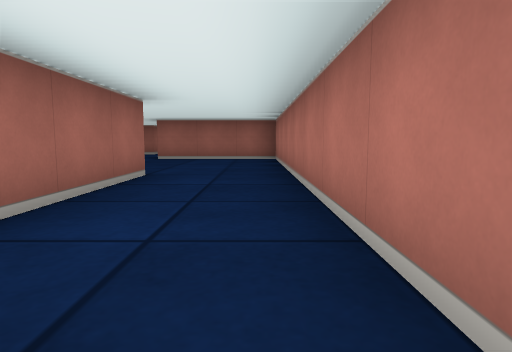
View 1 (above)

18 first-person views from a walk through a cub3D ray-caster map. The camera is about half as high as the walls, tilts 6° down and sees 75° across. The floor is counted in squares. Each view is taken from the middle of a square. On the plan, view 1 faces up. The plan holds only what a view shows up to about 9 squares ahead; the rest is blank.

View 2
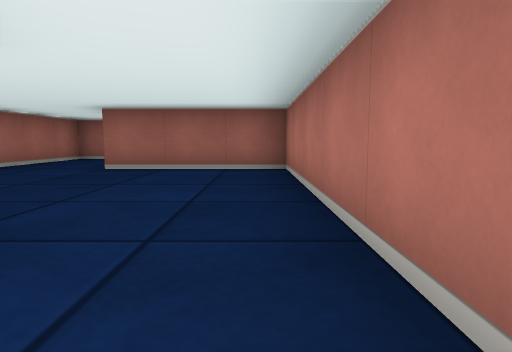

View 3
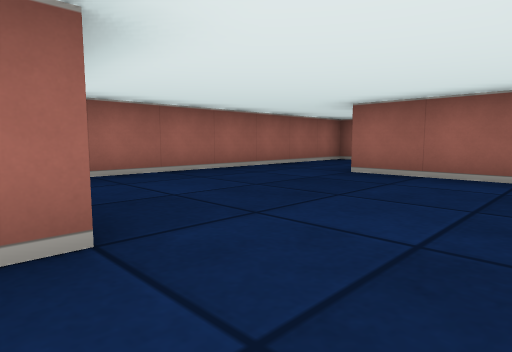

View 4
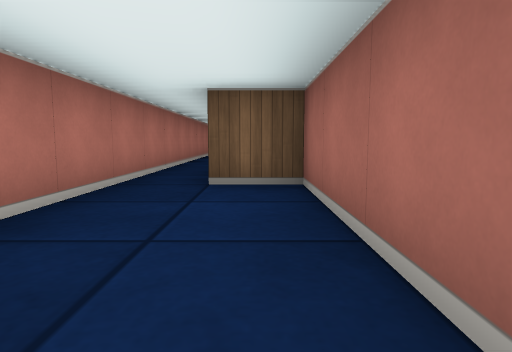

View 5
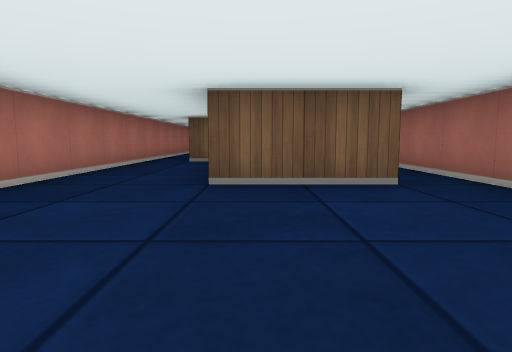

View 6
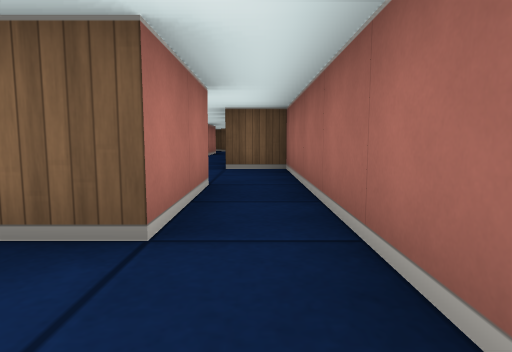

View 7
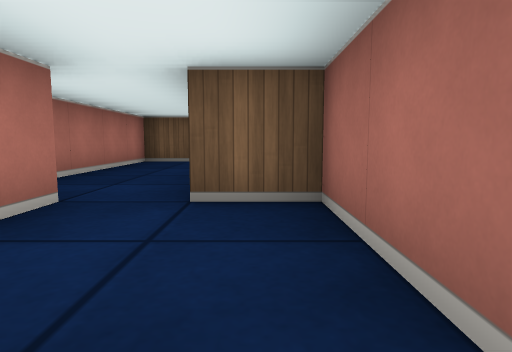

View 8
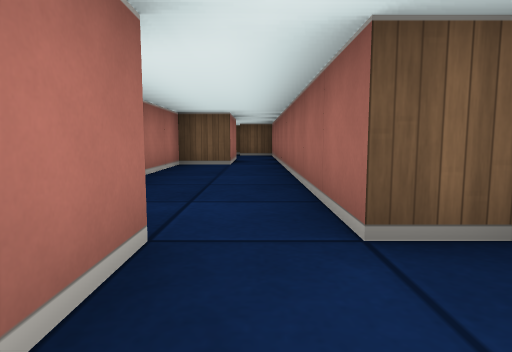

View 9
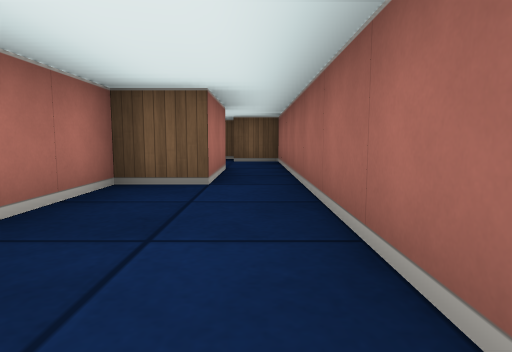

View 10
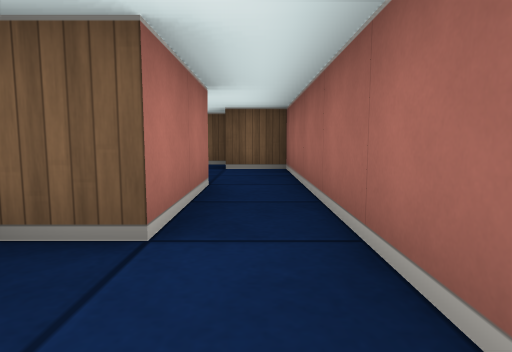

View 11
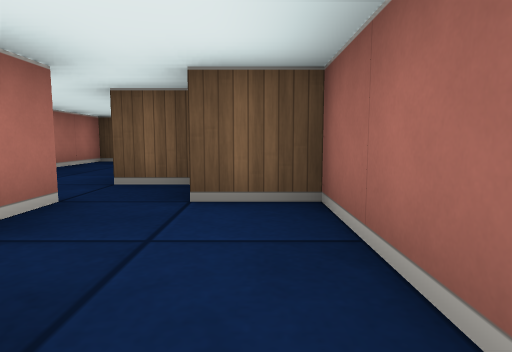

View 12
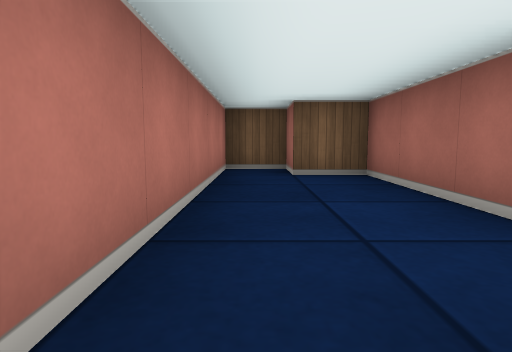

View 13
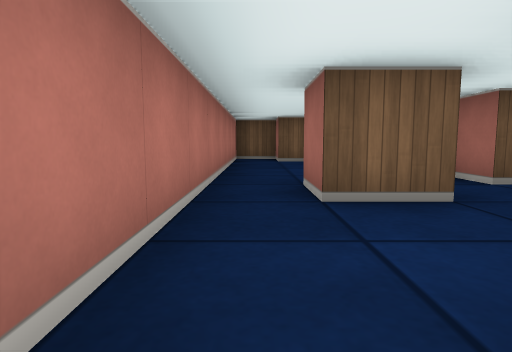

View 14
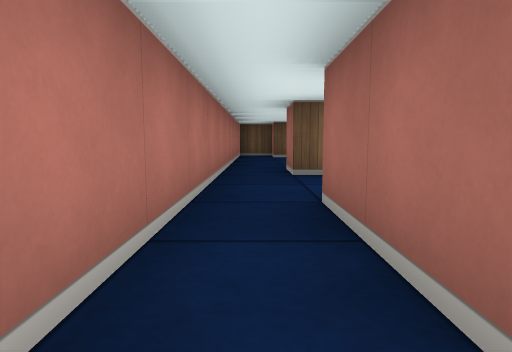

View 15
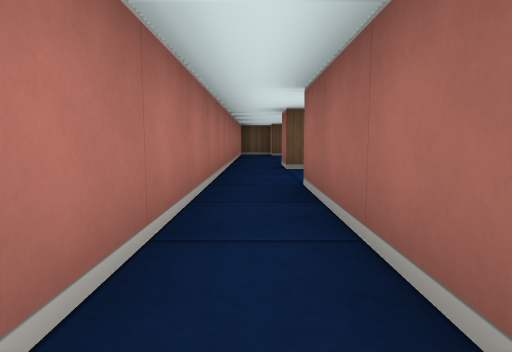

View 16
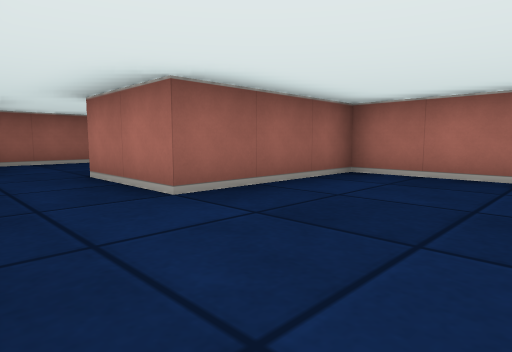

View 17
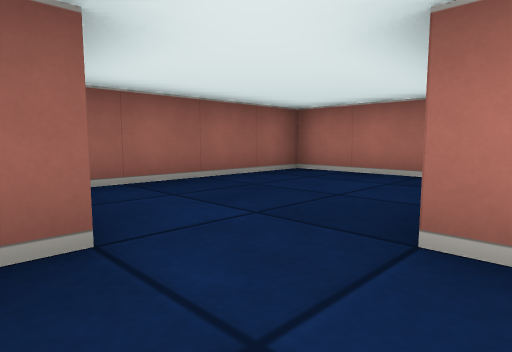

View 18
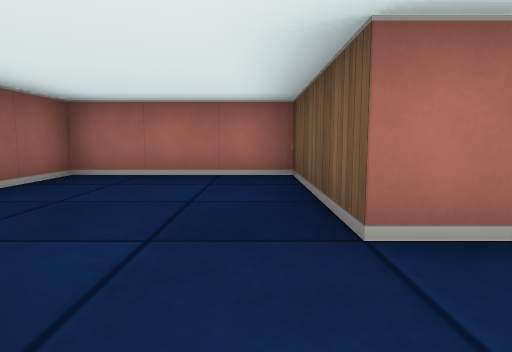

### Floor plan
Points are (right, up) in squares from view 1. A wall is a line through its corners. A room is listed if a view was taken in it or the views show most of it. See-through windows are left out.
Room 1 (views 1, 2, 3, 4, 5, 6, 7, 13, 14, 15, 16)
walls: (-3.5, 2.5) (-3.5, 4.5) (-1.5, 4.5) (-1.5, 0.5) (-0.5, 0.5); (-4.5, 8.5) (-4.5, 2.5); (-0.5, -2.5) (-0.5, -5.5); (0.5, -5.5) (0.5, 8.5) (-2.5, 8.5)
ways out: opening at (-4, 3) to room 2; opening at (0, -6) to room 4; opening at (-3.5, 9.5) to room 5
Room 2 (view 8)
walls: (-2.5, 0.5) (-2.5, 1.5); (-4.5, 2.5) (-4.5, 0.5) (-3.5, 0.5) (-3.5, -0.5)
ways out: opening at (-4, 3) to room 1; opening at (-3, -1) to room 3
Room 3 (views 9, 10, 11)
walls: (-3.5, -0.5) (-3.5, -6.5); (-2.5, -6.5) (-2.5, -4.5) (-1.5, -4.5) (-1.5, -1.1)
ways out: opening at (-3, -1) to room 2; opening at (-3, -7) to room 4
Room 4 (view 12)
walls: (-1.5, -8.5) (-1.5, -7.9); (-1.5, -9.9) (-1.5, -12.5) (-0.5, -12.5) (-0.5, -13.5) (0.5, -13.5) (0.5, -5.5); (-1.6, -7.5) (-0.5, -7.5) (-0.5, -8.5); (-3.5, -6.5) (-3.5, -8.5) (-2.5, -8.5) (-2.5, -9.5) (-1.5, -9.5)
ways out: opening at (0, -6) to room 1; opening at (-3, -7) to room 3
Room 5 (views 17, 18)
walls: (-3.4, 11.5) (-4.5, 11.5) (-4.5, 8.5); (-2.5, 8.5) (-2.5, 10.5) (0.5, 10.5) (0.5, 13.5) (-3.1, 13.5)
ways out: opening at (-3.5, 9.5) to room 1

Positions as (right, up) in squares from view 1, and headings:
1: (0, 0), facing up
2: (0, 3), facing up
3: (0, 4), facing up-left
4: (-1, 4), facing down
5: (-2, 8), facing down
6: (-4, 6), facing down
7: (-4, 3), facing down
8: (-3, 2), facing down
9: (-3, -1), facing down
10: (-3, -3), facing down
11: (-3, -6), facing down
12: (0, -8), facing down
13: (0, -5), facing down
14: (0, -3), facing down
15: (0, -2), facing down
16: (-4, 6), facing up-right
17: (-4, 10), facing up-right
18: (-4, 11), facing right
